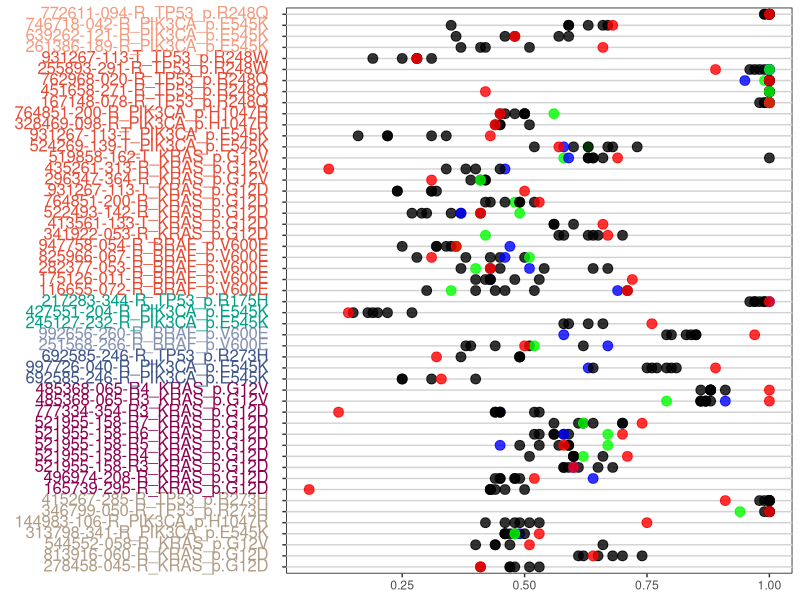

The R script that drew this image:
# PDMR Figure 3 A Script

library(ggplot2)
library(dplyr)
library(ggtext)
library(patchwork)

fig3a_c <- read.table("PDMR_Fig3A_table.txt",sep = "\t",header = TRUE)

df_c <-data.frame(fig3a_c)

hist_color = c("BLCA"="#F39B7F","COADREAD"="#E64B35","HNSC"="#00A087","MEL"="#8491B4",
               "NSCLC"="#3C5488","PAAD"="#8e0152","Other"="#B09C85")
hist_color <- data.frame(Hist = names(hist_color), color = hist_color)

df_c <- merge(df_c,hist_color, by ="Hist", all.x = TRUE)
df_c$ID <- paste0("<span style=\"color: ", df_c$color, "\">", df_c$ID, "</span>")

df_c$ModID <-factor(df_c$ModID, levels = c("116655-072-R", "144983-106-R", "165739-295-R", "167148-078-R", 
                                           "175126-011-R", "217283-344-R", "245127-232-R", "251568-266-R", 
                                           "255893-291-R", "261386-189-R", "278458-045-R", "282377-053-R", 
                                           "296347-364-R", "313798-341-R", "328469-098-R", "341922-053-R", 
                                           "346799-050-R", "413561-133-T", "415267-285-R", "427551-204-R", 
                                           "435261-313-R", "451658-271-R", "485368-065-R3", "485368-065-R4", 
                                           "496974-208-R", "519858-162-T", "521955-158-R3", "521955-158-R4", 
                                           "521955-158-R5", "521955-158-R6", "521955-158-R7", "522493-142-R", 
                                           "524269-139-T", "544552-058-R", "639262-121-R", "692585-246-R", 
                                           "746718-042-R", "762968-020-R", "764851-200-R", "772611-094-R", 
                                           "777334-354-R3", "813916-060-R", "825966-067-R", "931267-113-T", 
                                           "947758-054-R", "992656-260-R", "997726-040-R"))
df_c <- df_c[order(df_c$ModID), ]


df_c$Var <-factor(df_c$Var, levels = c("p.E545K","p.G12D","p.G12V","p.H1047R",
                                       "p.R175H","p.R248Q", "p.R248W","p.R273H","p.V600E"))
df_c <- df_c[order(df_c$Var), ]
df_c$Gene <-factor(df_c$Gene, levels = c("BRAF", "KRAS", "PIK3CA", "TP53"))
df_c <- df_c[order(df_c$Gene), ]

df_c$Hist <-factor(df_c$Hist, levels = c("Other","PAAD","NSCLC","MEL","HNSC","COADREAD","BLCA"))
df_c <- df_c[order(df_c$Hist), ]
df_c$ID <- factor(df_c$ID,levels = unique(df_c$ID))


k <- ggplot(df_c, aes(x=ID, y=VAF)) +
  geom_vline(xintercept = unique(df_c$ID), color="lightgray", linetype="solid") +
  coord_flip() +
  geom_point(data = df_c %>% filter(Type != "Originator"), aes(color=Type), size=3, alpha=0.8) +
  geom_point(data = df_c %>% filter(Type == "Originator"), aes(color=Type), size=3, alpha=0.8) +
  scale_color_manual(values=c("PDX"="black", "Originator"="red","PDC"="blue", "PDOrg"="green")) +
  scale_y_continuous(breaks = c(0.00, 0.25, 0.5, 0.75, 1.00)) +
  theme(axis.title.x=element_blank(), 
        axis.title.y=element_blank(),
        axis.text.y = ggtext::element_markdown(size = 12,margin=margin(t=5, r=10, b=5, l=5)),
        legend.position="none",
        panel.background = element_rect(fill = "white", colour = "black"),
        panel.grid.major = element_blank(),
        panel.grid.minor = element_blank())

k

